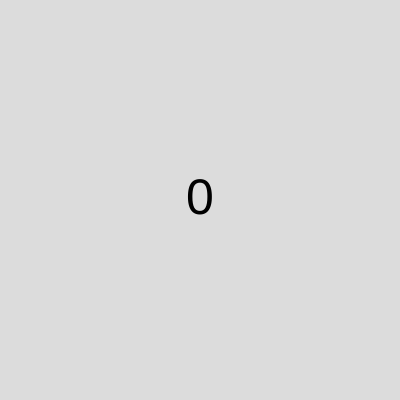
Frame 1 (no input)
Frame 60 (no input): identical to frame 1, image omitted
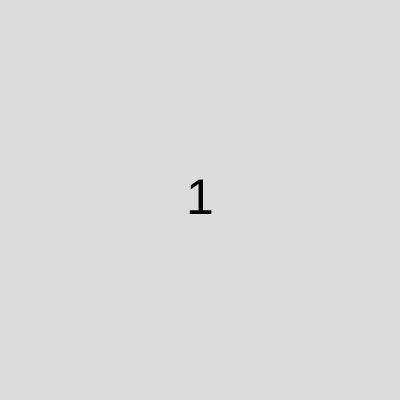
Frame 120 (the mouse pressed at the canvas centre since frame 60)

The p5.js sketch that drew these frames (run headless with seeded random() and noise() and a simulated clock; from frame 60 on, the mouse is pressed at the canvas centre):

// p5.js sketch
// ── sketch.js
let score = 0;
let hasClicked = false;

function setup() {
  createCanvas(400, 400);
}

function draw() {
  background(220);
  
  if (mouseIsPressed && !hasClicked) {
    score++;
    hasClicked = true;
  }
  if (!mouseIsPressed && hasClicked) {
    hasClicked = false;
  }
  
  textSize(50);
  textAlign(CENTER, CENTER);
  text(score, width/2, height/2);
}
